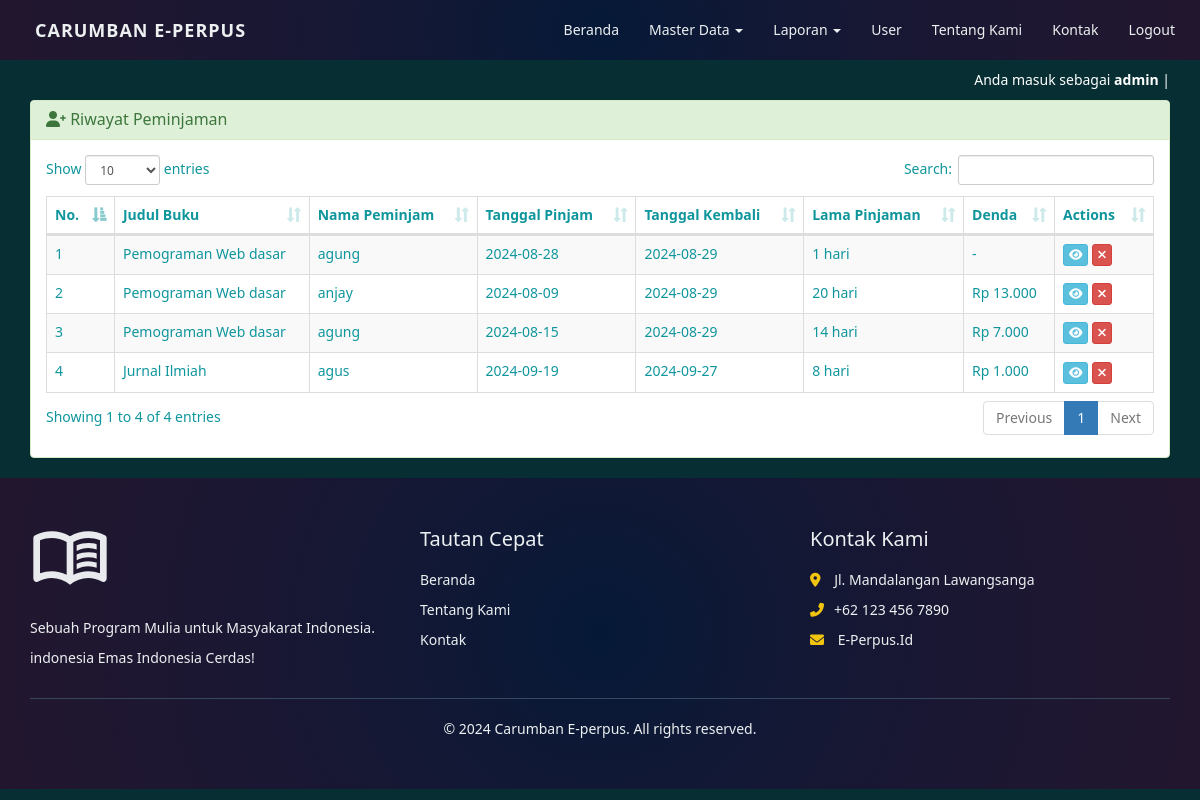
The app's page /index.php?page=peminjaman&actions=tampil (signed in) with its own data.
### tables this page shows
CREATE TABLE `peminjaman` (
  `judul_buku` varchar(50) NOT NULL,
  `peminjam` varchar(50) NOT NULL,
  `tgl_pinjam` varchar(25) NOT NULL,
  `tgl_kembali` varchar(25) NOT NULL,
  `lama_pinjam` int(11) NOT NULL,
  `keterangan` varchar(100) NOT NULL,
  `id` int(11) NOT NULL
);

### views/peminjaman_tampil.php (the view, shortened to what this page needs)
<link rel="stylesheet" href="https://cdnjs.cloudflare.com/ajax/libs/sweetalert/2.1.2/sweetalert.min.css">
<div class="container">
    <div class="row">
        <div class="col-xs-12">
            <div class="panel panel-success">
                <div class="panel-heading" >
                    <h3 class="panel-title"><span class="fa fa-user-plus"></span> Riwayat Peminjaman</h3>
                </div>
                <div class="panel-body">
                    <table id="dtskripsi" class="table table-bordered table-striped table-hover">
                        <thead>
                            <tr>
                                <th>No.</th>
                                <th>Judul Buku</th>
                                <th>Nama Peminjam</th>
                                <th>Tanggal Pinjam</th>
                                <th>Tanggal Kembali</th>
                                <th>Lama Pinjaman</th>
                                <th>Denda</th>
                                <th>Actions</th>
                            </tr>
                        </thead>
                        <tbody>
                            <?php
                            $sql = "SELECT * FROM peminjaman";
                            $query = mysqli_query($koneksi, $sql) or die("SQL Anda Salah");
                            $nomor = 0;
                            while ($data = mysqli_fetch_array($query)) {
                                $nomor++;
                                $denda = 0;
                                $maxLamaPinjam = 7;
                                $dendaPerHari = 1000;
                                if (!empty($data['tgl_kembali'])) {
                                    $tglPinjam = strtotime($data['tgl_pinjam']);
                                    $tglKembali = strtotime($data['tgl_kembali']);
                                    $lamaPinjam = ($tglKembali - $tglPinjam) / (60 * 60 * 24);
                                    if ($lamaPinjam > $maxLamaPinjam) {
                                        $denda = ($lamaPinjam - $maxLamaPinjam) * $dendaPerHari;
                                    }
                                } else {
                                    $lamaPinjam = '-';
                                }
                            ?>
                                <tr>
                                    <td><?= $nomor ?></td>
                                    <td><?= $data['judul_buku'] ?></td>
                                    <td><?= $data['peminjam'] ?></td>
                                    <td><?= $data['tgl_pinjam'] ?></td>
                                    <td>
                                        <?php if (empty($data['tgl_kembali'])) : ?>
                                            &nbsp;<a href="?page=peminjaman&actions=kembaliBuku&judulbuku=<?= $data['judul_buku'] ?>" class="btn btn-info btn-xs">
                                                <span class="fa fa-forward"></span>
                                            </a>
                                        <?php else : ?>
                                            <?= $data['tgl_kembali'] ?>
                                        <?php endif; ?>
                                    </td>
                                    <td><?= $lamaPinjam ?> hari</td>
                                    <td><?= $denda > 0 ? "Rp " . number_format($denda, 0, ',', '.') : "-" ?></td>
                                    <td>
                                        <a href="?page=peminjaman&actions=detail&id=<?= $data['id'] ?>" class="btn btn-info btn-xs">
                                            <span class="fa fa-eye"></span>
                                        </a>
                                        <a href="#" onclick="alert('Untuk Memenuhi Laporan data Peminjaman ini tidak dapat dihapus.'); return false;" class="btn btn-danger btn-xs">
                                            <span class="fa fa-remove"></span>
                                        </a>
                                    </td>
                                </tr>
                            <?php } ?>
                        </tbody>
                    </table>
                </div>
            </div>
        </div>
    </div>
</div>

### style/index.css (style rules this page uses)
* { font-family: 'Segoe UI', Tahoma, Geneva, Verdana, sans-serif; }
body { margin-top: 70px; }

### views/peminjaman_tampil.php (style rules this page uses)
body { background-color: #072e33; color: #0f969c; }

### records on screen
peminjaman: judul_buku "Pemograman Web dasar", peminjam "agung", tgl_pinjam "2024-08-28", tgl_kembali "2024-08-29", lamaPinjam "1"
peminjaman: judul_buku "Pemograman Web dasar", peminjam "anjay", tgl_pinjam "2024-08-09", tgl_kembali "2024-08-29", lamaPinjam "20", denda "13.000"
peminjaman: judul_buku "Pemograman Web dasar", peminjam "agung", tgl_pinjam "2024-08-15", tgl_kembali "2024-08-29", lamaPinjam "14", denda "7.000"
peminjaman: judul_buku "Jurnal Ilmiah", peminjam "agus", tgl_pinjam "2024-09-19", tgl_kembali "2024-09-27", lamaPinjam "8", denda "1.000"

### other values on screen
$_SESSION['username'] "admin"
